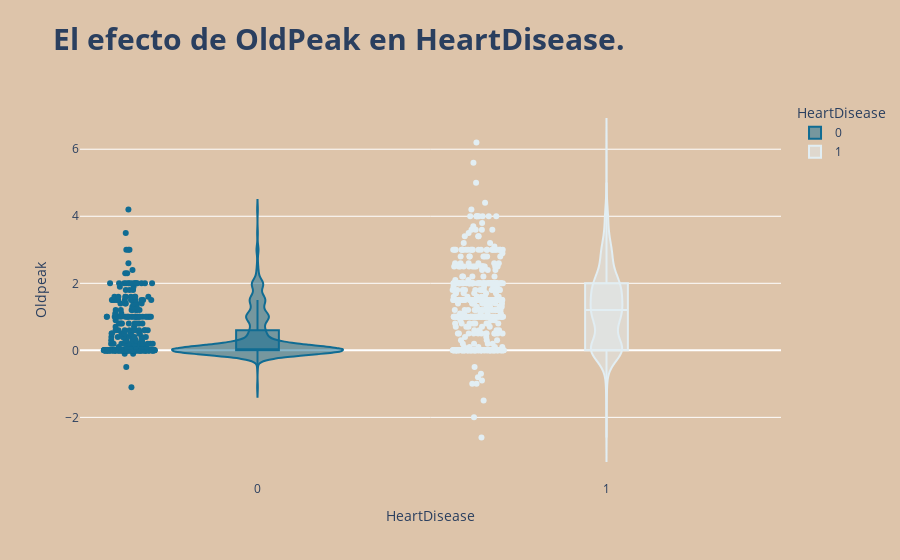

The notebook cell this image was saved under:
### Code cell
fig = px.violin(df, x= 'HeartDisease' , y= 'Oldpeak' , color = 'HeartDisease' , 
                title = '<b> El efecto de OldPeak en HeartDisease. <b>' , violinmode = 'overlay',
                color_discrete_sequence=['#106C93','#E2EEF3'],box=True,points='all')
fig.update_layout(title_font= {'size':30},
                  paper_bgcolor='#DDC4AA',
                  plot_bgcolor='#DDC4AA')
fig.show()

### Figure 1 — Plotly figure (JSON) as saved in the notebook; plotly's stock layout.template omitted (floating-point values rounded to 4 significant figures; data arrays with more than 128 entries replaced by an {"elided": "..."} marker saying what was removed)
{"data": [{"alignmentgroup": "True", "box": {"visible": true}, "hovertemplate": "HeartDisease=%{x}<br>Oldpeak=%{y}<extra></extra>", "legendgroup": "0", "marker": {"color": "#106C93"}, "name": "0", "offsetgroup": "0", "orientation": "v", "points": "all", "scalegroup": "True", "showlegend": true, "type": "violin", "x": {"elided": "410 int values"}, "x0": " ", "xaxis": "x", "y": {"elided": "410 float values"}, "y0": " ", "yaxis": "y"}, {"alignmentgroup": "True", "box": {"visible": true}, "hovertemplate": "HeartDisease=%{x}<br>Oldpeak=%{y}<extra></extra>", "legendgroup": "1", "marker": {"color": "#E2EEF3"}, "name": "1", "offsetgroup": "1", "orientation": "v", "points": "all", "scalegroup": "True", "showlegend": true, "type": "violin", "x": {"elided": "508 int values"}, "x0": " ", "xaxis": "x", "y": {"elided": "508 float values"}, "y0": " ", "yaxis": "y"}], "layout": {"autosize": true, "legend": {"title": {"text": "HeartDisease"}, "tracegroupgap": 0}, "paper_bgcolor": "#DDC4AA", "plot_bgcolor": "#DDC4AA", "title": {"font": {"size": 30}, "text": "<b> El efecto de OldPeak en HeartDisease. <b>"}, "violinmode": "overlay", "xaxis": {"anchor": "y", "autorange": true, "categoryarray": [0, 1], "categoryorder": "array", "domain": [0, 1], "range": [-0.5067, 1.5], "title": {"text": "HeartDisease"}, "type": "linear"}, "yaxis": {"anchor": "x", "autorange": true, "domain": [0, 1], "range": [-3.869, 7.469], "title": {"text": "Oldpeak"}, "type": "linear"}}}
